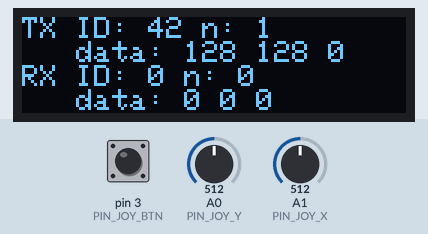
This sketch was run on a simulated Arduino Uno, built with avr-gcc and run on an emulated ATmega328P. Shown: 128×32 one-colour display. The test bench sets the inputs (shaded band); at power-on: A0 (PIN_JOY_Y) = 512, A1 (PIN_JOY_X) = 512, pin 3 (PIN_JOY_BTN) LOW. What the sketch prints to the serial monitor is not drawn.

Above: at 3.5 s.
3.6 s: A0 (PIN_JOY_Y) set to 716
At 4.2 s:
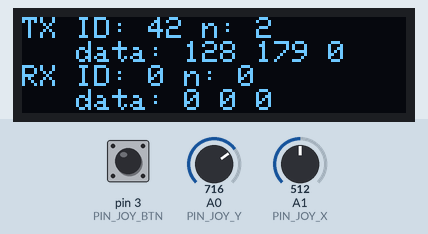
5.1 s: A1 (PIN_JOY_X) set to 716
At 5.7 s:
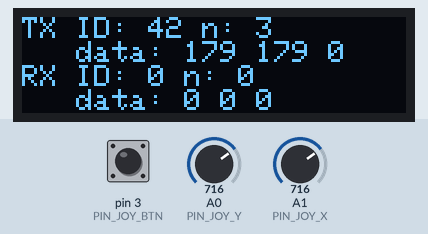
6.6 s: pin 3 (PIN_JOY_BTN) pulled HIGH for 0.15 s
At 7.9 s:
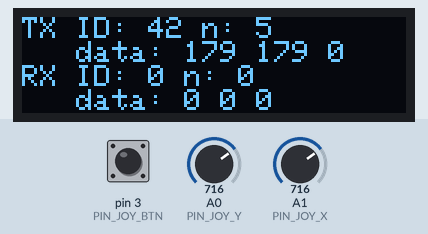
8.2 s: pin 3 (PIN_JOY_BTN) pulled HIGH for 1 s
At 10.1 s:
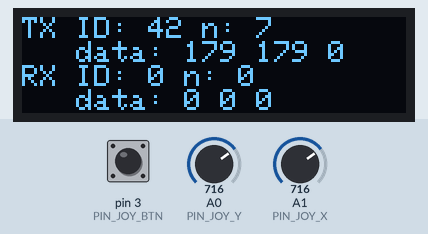
10.7 s: A0 (PIN_JOY_Y) set to 900
At 11.6 s:
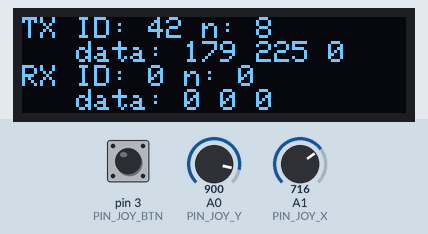
12.2 s: A1 (PIN_JOY_X) set to 900
At 13.1 s:
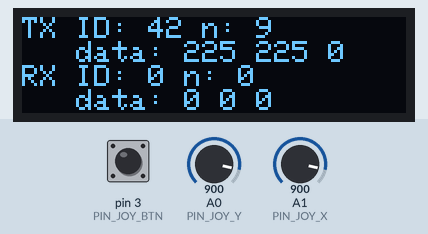
Timing chart, 0 to 14.7 s (numbered marks = the images above; inputs shaded):
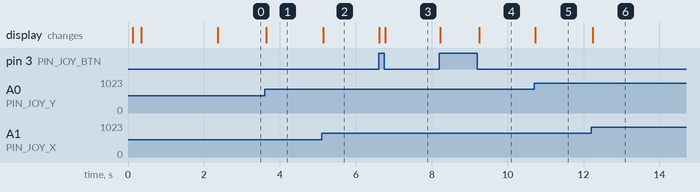

Measured:
- after the input at 3.6 s, the display: changes at once (image 1)
- after the input at 5.1 s, the display: changes after 0.05 s (image 2)
- after the input at 6.6 s, the display: first changes at once (image 3 shows a later state)
- after the input at 8.2 s, the display: first changes at once (image 4 shows a later state)
- after the input at 10.7 s, the display: changes at once (image 5)
- after the input at 12.2 s, the display: changes at once (image 6)

The sketch:

Uno-MCP2515-CANBUS-Shield.ino
```cpp
/*
Castellated Dreams - Uno MCP2515 CAN Bus Shield

This is an example program for the Castellated Dreams Uno MCP2515 CAN Bus Shield.
The CAN bus shield can be used as a debugger or a controller for a CAN bus network, with its analog
joystick and OLED display.
The code demonstrates how to send and receive CAN messages using the MCP2515 library as well as displaying
information on the OLED display.

Author: Rein Å. Torsvik
Date: 2024-12-26
*/

#include <SPI.h>
#include <Wire.h>
#include <Adafruit_GFX.h>
#include <Adafruit_SSD1306.h>
#include <mcp2515.h>

#define CAN_ADDRESS 0x42


//Pin definitions
//____________________________________________________________________________________________________
#define PIN_JOY_X A1
#define PIN_JOY_Y A0
#define PIN_JOY_BTN 3

#define PIN_CAN_CS 10


// Objects
//____________________________________________________________________________________________________
#define SCREEN_ADDRESS 0x3C ///< See datasheet for Address; 0x3D for 128x64, 0x3C for 128x32
#define OLED_RESET -1 // Reset pin # (or -1 if sharing Arduino reset pin)
Adafruit_SSD1306 display(128, 32, &Wire, OLED_RESET);

struct can_frame msgSend;
struct can_frame msgRecieve;
MCP2515 can(PIN_CAN_CS); // CS pin 10


// Variables
//____________________________________________________________________________________________________
uint8_t joy_x = 0;
uint8_t joy_y = 0;
bool joy_btn = false;

uint8_t joy_x_prev = 0;
uint8_t joy_y_prev = 0;
bool joy_btn_prev = false;

uint32_t sent_count = 0;
uint32_t received_count = 0;


// Function to update the display
//____________________________________________________________________________________________________
void updateDisplay() {
  // Clear the buffer
  display.clearDisplay();

  // Set text size and color
  display.setTextSize(1);      // Text size (2x larger font)
  display.setTextColor(SSD1306_WHITE); // Text color

  // Display sent message
  display.setCursor(0, 0);     // Start at top-left corner
  display.print("TX ID: ");
  display.print(msgSend.can_id, HEX);
  display.print(" n: ");
  display.print(sent_count);
  display.println();
  display.print("   data: ");
  display.print(msgSend.data[0]);
  display.print(" ");
  display.print(msgSend.data[1]);
  display.print(" ");
  display.println(msgSend.data[2]);

  // Display received message
  display.setCursor(0, 16);     // Start at the third line
  display.print("RX ID: ");
  display.print(msgRecieve.can_id, HEX);
  display.print(" n: ");
  display.print(received_count);
  display.println();
  display.print("   data: ");
  display.print(msgRecieve.data[0]);
  display.print(" ");
  display.print(msgRecieve.data[1]);
  display.print(" ");
  display.println(msgRecieve.data[2]);

  // Update the display with the rendered content
  display.display();
}


// Setup
//____________________________________________________________________________________________________
void setup() {

  // Initialize serial communication
  Serial.begin(115200);
  Serial.println("Castellated Dreams - Uno CAN bus shield");
  delay(100);

  // Initialize the display
  // SSD1306_SWITCHCAPVCC = generate display voltage from 3.3V internally
  Serial.print("Initialising display... \t");
  if(!display.begin(SSD1306_SWITCHCAPVCC, SCREEN_ADDRESS)) {
    Serial.println(F("[ERROR] SSD1306 allocation failed"));
    for(;;); // Don't proceed, loop forever
  }
  Serial.println("[OK]");
  delay(100);

  // Initialise CAN bus
  Serial.print("Initialising CAN bus... \t");
  can.reset();
  if (can.setBitrate(CAN_250KBPS, MCP_8MHZ) != MCP2515::ERROR_OK) {
    Serial.println(F("[ERROR] CAN bus initialization failed"));
    for(;;); // Don't proceed, loop forever
  }
  can.setNormalMode();
  Serial.println("[OK]");
  delay(100);

  Serial.println("Initialisation complete");

  // Display splash screen
  display.clearDisplay();
  display.setTextSize(1);      // Text size (2x larger font)
  display.setTextColor(SSD1306_WHITE); // Text color
  display.println("Castellated Dreams");
  display.println("Uno CAN bus shield");
  display.display();

  delay(2000);
}


// Loop
//____________________________________________________________________________________________________
void loop() {

  joy_x = analogRead(PIN_JOY_X)/4;
  joy_y = analogRead(PIN_JOY_Y)/4;
  joy_btn = digitalRead(PIN_JOY_BTN);

  // Send CAN message only if joystick values have changed
  if (abs(joy_x - joy_x_prev) > 1 || abs(joy_y - joy_y_prev) > 1 || joy_btn != joy_btn_prev) {
    joy_x_prev = joy_x;
    joy_y_prev = joy_y;
    joy_btn_prev = joy_btn;

    // Send CAN message
    msgSend.can_id = CAN_ADDRESS;
    msgSend.can_dlc = 8;
    msgSend.data[0] = joy_x;
    msgSend.data[1] = joy_y;
    msgSend.data[2] = joy_btn;
    can.sendMessage(&msgSend);

    // Increment sent message count
    sent_count++;

    // Print debug info
    Serial.print("joy_x: ");
    Serial.print(joy_x);
    Serial.print(" joy_y: ");
    Serial.print(joy_y);
    Serial.print(" joy_btn: ");
    Serial.println(joy_btn);
  }

  // Check for received CAN message
  if(can.readMessage(&msgRecieve) == MCP2515::ERROR_OK) {
    Serial.print("Received: ");
    Serial.print(msgRecieve.can_id, HEX);
    Serial.print(" ");
    Serial.print(msgRecieve.can_dlc);
    for(int i = 0; i < msgRecieve.can_dlc; i++) {
      Serial.print(" ");
      Serial.print(msgRecieve.data[i], HEX);
    }
    Serial.println();

    // Increment received message count
    received_count++;
  }

  // Update the display with the sent and received messages
  updateDisplay();

  // Wait 10ms
  delay(10);
}
```
